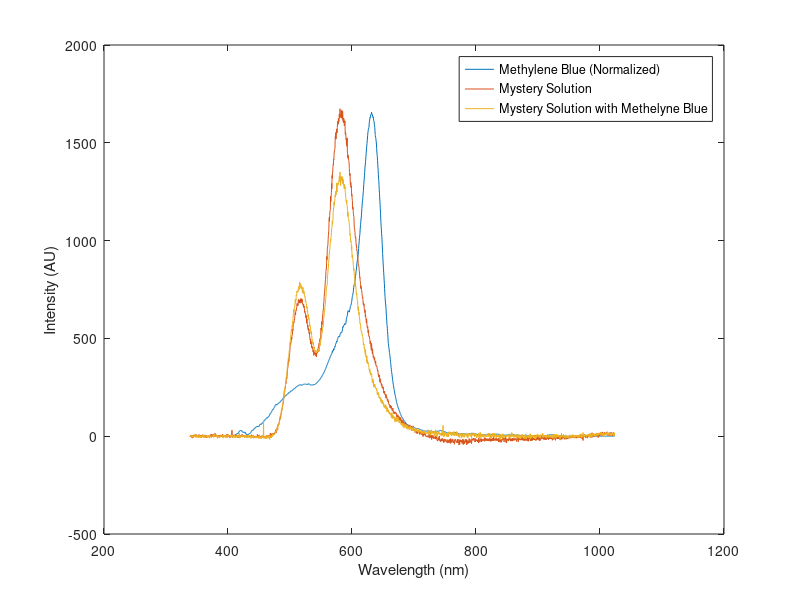
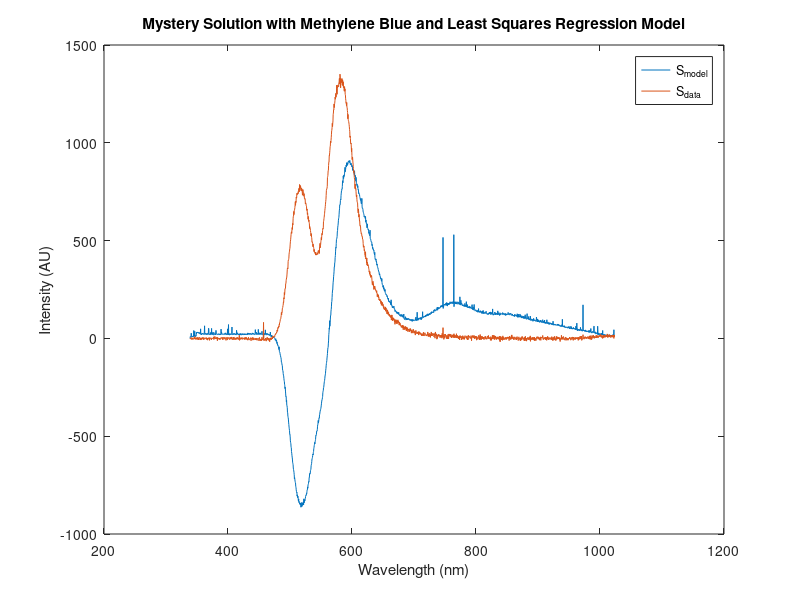

The MATLAB script that drew these images, in order:
%Part C
close all;

partAwaterBG =  importdata('PartA_darkwater_background.txt');
partAwater = importdata('PartA_water.txt');
%partAfluorescein = importdata('PartA_fluorescein.txt');
partAfluoresceinBG = importdata('PartA_fluorescein_background.txt');
partAfluoresceinSDE = importdata('PartA_fluoroscein_side.txt');
partB3BG = importdata('PartB3_background.txt');
%partB4_1drop = importdata('PartB4_1drop.txt');
%partB4_2drop = importdata('PartB4_2drop.txt');
%partB5_watermilk2drop = importdata('PartB5_watermilk_2drop.txt');
partB_BG = importdata('PartB_background.txt');
%partB_mystery = importdata('PartB_mystery.txt');
partB_Rhod = importdata('PartB_Rhodamine_side.txt');
partC_BG = importdata('PartC_background.txt');
partC_mystery = importdata('PartC_mystery.txt');
partC_blustery = importdata('PartC_mysteryblue.txt');
partC_FC = importdata('food_color_spectrum.txt');

%adjustBG

partCmysteryADJ = partC_mystery(:,2) - partC_BG(:,2);
partCblusteryADJ = partC_blustery(:,2) - partC_BG(:,2);

%Food Color scaling for ease
partCFCscale = partC_FC(:,2) * 1700;

%Figure C1
figureC1 = figure('Name', 'Mystery, Blue + Mystery, FC');
c3 = plot(partC_FC(:,1), partCFCscale);
hold on
c4 = plot(partC_FC(:,1), partCmysteryADJ);
hold on
c5 = plot(partC_FC(:,1), partCblusteryADJ);

xlabel('Wavelength (nm)');
ylabel('Intensity (AU)');
legend('Methylene Blue (Normalized)', 'Mystery Solution', 'Mystery Solution with Methelyne Blue')
%Question Calcs
bluefxn = @(c)norm(abs((exp(-(c(3)*partCFCscale))) .*(c(1)*partAfluoresceinSDE(:,2) + c(2)*partB_Rhod(:,2))) - partCblusteryADJ)^2;
c = fminsearch(bluefxn, [0,0,0]);
smodelblufxn = (exp(-(c(3)*partCFCscale)) .* (c(1) * partAfluoresceinSDE(:,2) + c(2)*partB_Rhod(:,2)));


%Figure C2
figureC2 =  figure('Name', 'Model, Blustery');
c6 = plot(partC_FC(:,1), smodelblufxn);
hold on
c7 = plot(partC_FC(:,1), partCblusteryADJ);

xlabel('Wavelength (nm)');
ylabel('Intensity (AU)');
legend('S_m_o_d_e_l', 'S_d_a_t_a')
title('Mystery Solution with Methylene Blue and Least Squares Regression Model');




